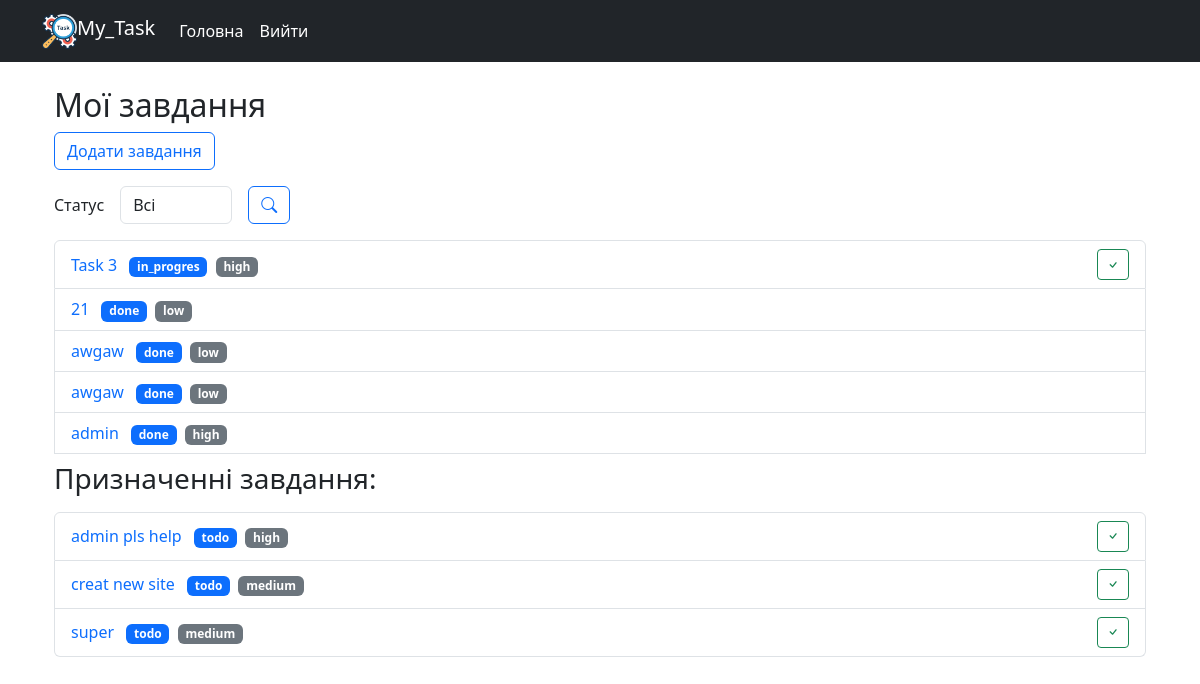
Before: / (signed in) with the older database file.
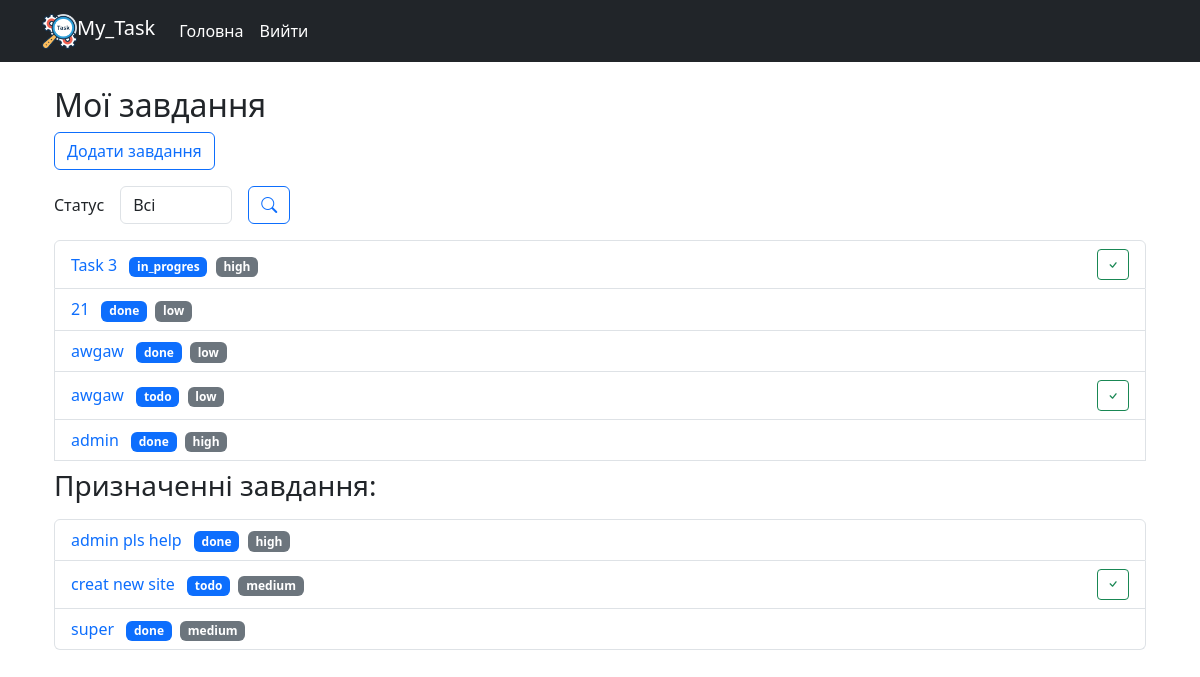
After: the same page with the newer database file.
### tasks/models.py (models this page shows, shortened)
class Task(models.Model):
    STATUS_CHOICES = [
        ('todo', 'To Do'),
        ('in_progres', 'In Progress'),
        ('done', 'Done')
    ]
    PRIORITY_CHOICES = [
        ('low', 'Low'),
        ('medium', 'Medium'),
        ('high', 'High')
    ]
    title = models.CharField(max_length=256)
    description = models.TextField()
    status = models.CharField(max_length=20, choices=STATUS_CHOICES, default='todo')
    priority = models.CharField(max_length=20, choices=PRIORITY_CHOICES, default='medium')
    due_date = models.DateField(null=True, blank=True)
    creator = models.ForeignKey(User, on_delete=models.CASCADE, related_name = 'tasks')
    members = models.ManyToManyField(User, blank=True, related_name = 'assigned_tasks')

### tasks/views.py (the view)
# urls.py: path('', views.TaskListView.as_view(), name ='task-list'),
class TaskListView(LoginRequiredMixin, ListView):
    model = models.Task
    context_object_name = 'tasks'
    template_name = 'tasks/task_list.html'
    def get_queryset(self):
        queryset = models.Task.objects.filter(creator = self.request.user).all()
        status = self.request.GET.get('status', '')
        if status:
            queryset = queryset.filter(status=status)
        return queryset
    def get_context_data(self, **kwargs):
        context = super().get_context_data(**kwargs)
        context['form'] = TaskFilterForm(self.request.GET)
        return context

### tasks/forms.py
class TaskFilterForm(forms.Form):
    STATUS_CHOICES = [
        ('', 'Всі'),
        ('todo', 'To Do'),
        ('in_progres', 'In Progress'),
        ('done', 'Done')
    ]
    status = forms.ChoiceField(choices=STATUS_CHOICES, required=False, label='Статус')
    def __init__(self, *args, **kwargs):
        super(TaskFilterForm, self).__init__(*args, **kwargs)
        self.fields['status'].widget.attrs.update({'class': 'form-control'})

### templates/tasks/task_list.html (shortened to what this page needs)
{% extends 'base.html' %}
{% block content %}
<div class="container mt-3">
    <h2>Мої завдання</h2>
    <a href="{% url 'tasks:task-create' %}" class="btn btn-outline-primary mb-3">Додати завдання</a>
    <form method="get" class="row g-3 align-items-center mb-3">
        <div class="col-auto">
            <label for="id_status" class="col-form-label">{{ form.status.label }}</label>
        </div>
        <div class="col-auto">
            {{ form.status }}
        </div>
        <div class="col-auto">
            <button type="submit" class="btn btn-outline-primary"><i class="bi bi-search"></i></button>
        </div>
    </form>
    <ul class="list-group my-3">
        {% for task in tasks %}
            <li class="list-group-item d-flex justify-content-between align-items-center">
                <div class="position-relative">
                    <a href="{% url 'tasks:task-detail' task.pk %}" class="me-2 text-decoration-none ">{{ task.title }}</a>
                    <span class="badge bg-primary me-1">{{ task.status }}</span>
                    <span class="badge bg-secondary">{{ task.priority }}</span>
                </div>
                {% if task.status != 'done' %}
                    <form action="{% url 'tasks:task-complete' task.pk %}" method="post">
                        <button type="submit" class="btn btn-outline-success btn-sm"><i class="bi bi-check"></i></button>
                    </form>
                {% endif %}
            </li>
        {% empty %}
            <li class="list-group-item">Завдання не знайдено.</li>
        {% endfor %}
        <ul class="list-group my-2">
        <h3>Призначенні завдання:</h3>
        <ul class="list-group my-2">
        {% for task in request.user.assigned_tasks.all %}
            <li class="list-group-item d-flex justify-content-between align-items-center">
                <div class="position-relative">
                    <a href="{% url 'tasks:task-detail' task.pk %}" class="me-2 text-decoration-none ">{{ task.title }}</a>
                    <span class="badge bg-primary me-1">{{ task.status }}</span>
                    <span class="badge bg-secondary">{{ task.priority }}</span>
                </div>
                {% if task.status != 'done' %}
                    <form action="{% url 'tasks:task-complete' task.pk %}" method="post">
                        <button type="submit" class="btn btn-outline-success btn-sm"><i class="bi bi-check"></i></button>
                    </form>
                {% endif %}
            </li>
        {% empty %}
            <li class="list-group-item">Призначених завданнь нема.</li>
        {% endfor %}
        </ul>
    </ul>
</div>
{% endblock %}

Changed rows visible on the page:
changed Task (number 4 of 8 on the later page): status "done" → "todo"
changed Task "admin pls help": status "todo" → "done"
changed Task "super": status "todo" → "done"
